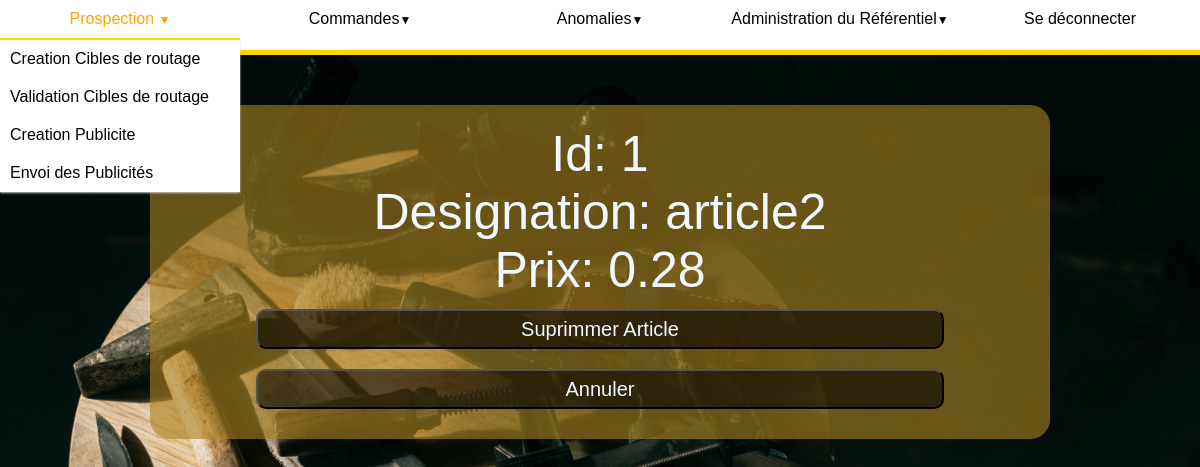
The page /referentiel/delarticle/1 (signed in) on the database its author committed.
### referentiel/models.py (models this page shows, shortened)
class Article(models.Model):
    designation = models.CharField(max_length=200)
    prix = models.DecimalField(max_digits=6, decimal_places=2)

### referentiel/views.py (the view)
# urls.py: path('delarticle/<str:pk>', views.delArticle, name='supressionArticle'),
@permission_required("utilisateurs.perm_administrerRef")
def delArticle(request, pk):
    article = get_object_or_404(Article, pk=pk)
    if(request.method == "POST"):
        if "annuler" in request.POST:
            return redirect('/referentiel/articles')
        else:
            article.delete()
            return redirect('/referentiel/articles')
    contexte = {'article': article}
    return render(request, 'referentiel/deletearticle.html', contexte)

### referentiel/templates/referentiel/deletearticle.html (shortened to what this page needs)
{% extends 'referentiel/referentiel_view.html' %}
{%block content %}
{% load static %}
<link rel="stylesheet" type="text/css" href="{% static 'referentiel/delete.css' %}">
<div class='contenu'>
    <p>
        Id: {{article.id}}
    </p>
    <p>
        Designation: {{article.designation}}
    </p>
    <p>
        Prix: {{article.prix}}
    </p>
    <form method="post">
        <button class='btn' type="submit">Suprimmer Article</button>
        <button class='btn' type="submit" name='annuler'>Annuler</button>
    </form>
</div>
{%endblock content %}

### referentiel/static/referentiel/navigationbar.css (style rules this page uses)
* { margin: 0px; padding: 0px; font-family: Avenir, sans-serif; }

### referentiel/static/referentiel/delete.css (style rules this page uses)
body { background-image: url('pexels-ivan-samkov-4491874.jpg'); background-size: 100% 100%; min-height: 900px; }
.contenu { margin: 50px 150px; border-radius: 20px; background-color: rgba(172, 132, 33, 0.603); padding: 20px; }
p { text-align: center; color: aliceblue; font-family: 'Franklin Gothic Medium', 'Arial Narrow', Arial, sans-serif; font-size: 50px; }
.btn { margin: 10px 10%; height: 40px; width: 80%; border-radius: 10px; background-color: rgba(0, 0, 0, 0.568); color: aliceblue; font-size: 20px; }

### rows shown on the page
Article: id "1", designation "article2", prix "0.28"
